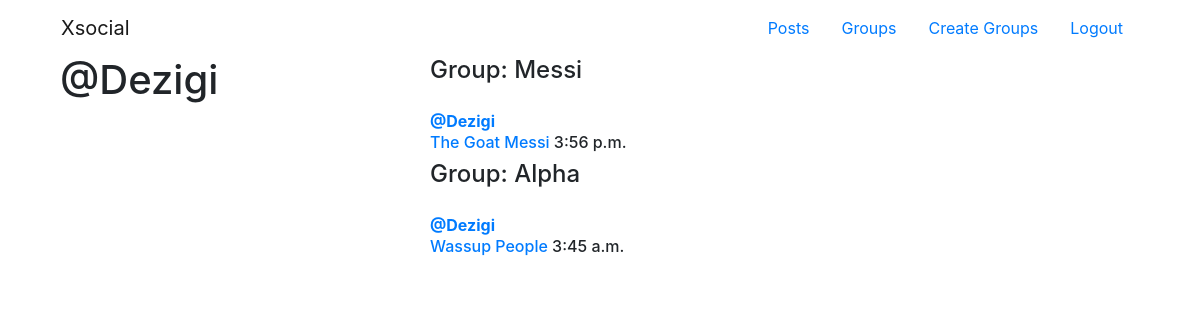
The page /posts/Dezigi/ (signed in) on the database its author committed.
### posts/models.py (models this page shows, shortened)
class Post(models.Model):
    name = models.CharField(max_length=250,blank=False,default='')
    content = models.TextField(blank=False, default='')
    post_time = models.TimeField(auto_now=True)
    user = models.ForeignKey(User, related_name='posts', on_delete=models.CASCADE)
    group = models.ForeignKey(Group,related_name='posts', on_delete=models.CASCADE)
    content_html = models.TextField(blank=True,editable=False, default='')
    slug = models.SlugField(allow_unicode=True,unique=True)
    class Meta:
        ordering = ['-post_time']
        unique_together = ['user','content']

### groups/models.py (models this page shows, shortened)
class Group(models.Model):
    name = models.CharField(max_length=50,unique=True)
    description = models.TextField(blank=False, default='')
    slug = models.SlugField(allow_unicode=True,unique=True)
    description_html =models.TextField(blank=True,editable=False, default='')
    members = models.ManyToManyField(User,through="GroupMember")
    image = models.ImageField(upload_to='media/group_image', default='media/group_image/icons8-group-48.png')
    def __str__(self):
        return self.name
    class Meta:
        ordering = ['name']

### posts/views.py (the view)
# urls.py: path('<username>/',views.UserPosts.as_view(),name='user'),
class UserPosts(ListView):
    model = Post
    template_name='posts/user_post_list.html'
    def get_queryset(self):
        try:
            self.post_user = User.objects.prefetch_related('posts').get(username__iexact=self.kwargs.get('username'))
            print('pass')
        except User.DoesNotExist:
            raise Http404
        else:
            return self.post_user.posts.all()
    def get_context_data(self, **kwargs):
        context = super().get_context_data(**kwargs)
        context["post_user"] = self.post_user
        return context

### posts/templates/posts/user_post_list.html
{% extends "posts/base.html" %}
{% block prepost %}
    <div class='col-md-4'>
        <h1>@{{post_user.username}}</h1>
    </div>
{% endblock  %}
{% block postcontent %}
<div class='col-md-8'>
    {% for post in post_list %}
        {%include 'posts/_post.html'%}
    {% endfor %}
</div>
{% endblock  %}

### posts/templates/posts/_post.html (shortened to what this page needs)
 <fieldset>
        <legend><h4>Group: {{post.group}}</h4></legend>
    <div class="media-body">
        <strong><a href="{%url 'posts:user' username=post.user.username %}">@{{post.user.username}}</a></strong>
        <h6 class="media-heading">
            <span class="username">
                <a href="{%url 'posts:detail' username=post.user.username slug=post.slug %}">{{post.name}}</a>
            </span>
            <time class="time">
                {{post.post_time}}
        </time>
        </h6>
</div>
</fieldset>

### rows shown on the page
Post: group "Messi", user.username "Dezigi", name "The Goat Messi", post_time "3:56 p.m."
Post: group "Alpha", user.username "Dezigi", name "Wassup People", post_time "3:45 a.m."

### other values the page prints
{{ post_user.username }} "Dezigi"
